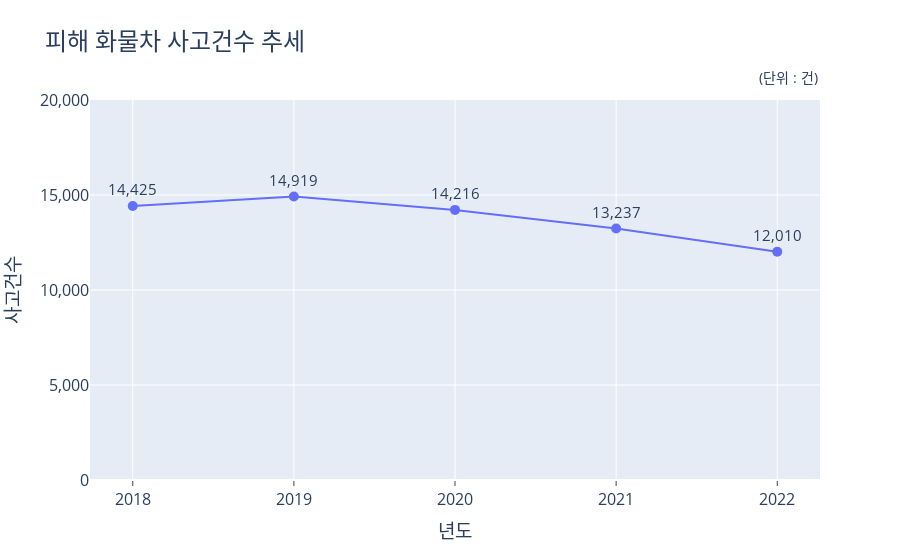

The code cell stored with this chart in its notebook:
### Code cell
# Plotly를 사용하여 추세 시각화
fig = px.line(filtered_data2, x='년도', y='사고건수', title='피해 화물차 사고건수 추세', markers=True, text=filtered_data2['사고건수'].apply('{:,}'.format))
fig.update_layout(title_font=dict(size=24))
fig.update_xaxes(ticks="outside", dtick=1, title_font=dict(size=19), tickfont=dict(size=16))
fig.update_yaxes(tickformat=',d', title_font=dict(size=19), tickfont=dict(size=16), range=[0, 20000])
fig.update_traces(marker=dict(size=10), textposition='top center', textfont=dict(size=15))
# 그래프 우측 상단에 주석 추가
fig.add_annotation(text="(단위 : 건)",
                   xref="paper", yref="paper",
                   x=1, y=1.09,  # 조정하여 위치 조절 가능
                   showarrow=False,
                   font=dict(size=14))
fig.show()

### Figure 1 — Plotly figure (JSON) as saved in the notebook; plotly's stock layout.template omitted (floating-point values rounded to 4 significant figures)
{"data": [{"hovertemplate": "년도=%{x}<br>사고건수=%{y}<br>text=%{text}<extra></extra>", "legendgroup": "", "line": {"color": "#636efa", "dash": "solid"}, "marker": {"size": 10, "symbol": "circle"}, "mode": "lines+text+markers", "name": "", "orientation": "v", "showlegend": false, "text": ["14,425", "14,919", "14,216", "13,237", "12,010"], "textfont": {"size": 15}, "textposition": "top center", "type": "scatter", "x": [2018, 2019, 2020, 2021, 2022], "xaxis": "x", "y": [14425, 14919, 14216, 13237, 12010], "yaxis": "y"}], "layout": {"annotations": [{"font": {"size": 14}, "showarrow": false, "text": "(단위 : 건)", "x": 1, "xref": "paper", "y": 1.09, "yref": "paper"}], "legend": {"tracegroupgap": 0}, "title": {"font": {"size": 24}, "text": "피해 화물차 사고건수 추세"}, "xaxis": {"anchor": "y", "domain": [0, 1], "dtick": 1, "tickfont": {"size": 16}, "ticks": "outside", "title": {"font": {"size": 19}, "text": "년도"}}, "yaxis": {"anchor": "x", "domain": [0, 1], "range": [0, 20000], "tickfont": {"size": 16}, "tickformat": ",d", "title": {"font": {"size": 19}, "text": "사고건수"}}}}
